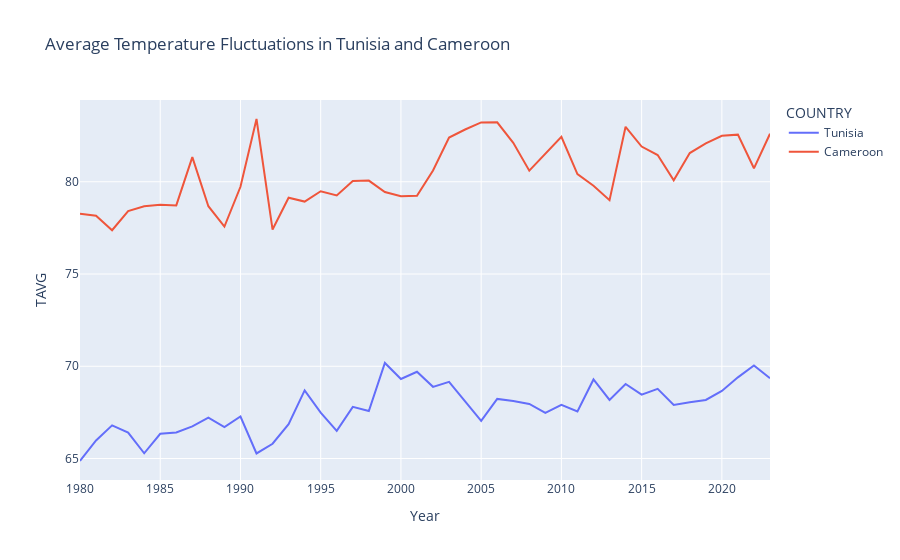

The code cell stored with this chart in its notebook:
### Code cell
#line chart to show the average temperature fluctuations in Tunisia and Cameroon. Interpret the results.

# Filter the data for Tunisia and Cameroon
tunisia_df = df[df['COUNTRY'] == 'Tunisia']
cameroon_df = df[df['COUNTRY'] == 'Cameroon']

# Calculate the mean TAVG for each date
tunisia_avg = tunisia_df.groupby('Year')['TAVG'].mean().reset_index()
cameroon_avg = cameroon_df.groupby('Year')['TAVG'].mean().reset_index()

# Add country information to the dataframes
tunisia_avg['COUNTRY'] = 'Tunisia'
cameroon_avg['COUNTRY'] = 'Cameroon'

# Combine the dataframes
combined_df = pd.concat([tunisia_avg, cameroon_avg])

# Plot the data using Plotly
fig = px.line(combined_df, x='Year', y='TAVG', color='COUNTRY', title='Average Temperature Fluctuations in Tunisia and Cameroon')

# Show the plot
fig.show()

### Figure 1 — Plotly figure (JSON) as saved in the notebook; plotly's stock layout.template omitted (floating-point values rounded to 4 significant figures)
{"data": [{"hovertemplate": "COUNTRY=Tunisia<br>Year=%{x}<br>TAVG=%{y}<extra></extra>", "legendgroup": "Tunisia", "line": {"color": "#636efa", "dash": "solid"}, "marker": {"symbol": "circle"}, "mode": "lines", "name": "Tunisia", "orientation": "v", "showlegend": true, "type": "scatter", "x": [1980, 1981, 1982, 1983, 1984, 1985, 1986, 1987, 1988, 1989, 1990, 1991, 1992, 1993, 1994, 1995, 1996, 1997, 1998, 1999, 2000, 2001, 2002, 2003, 2004, 2005, 2006, 2007, 2008, 2009, 2010, 2011, 2012, 2013, 2014, 2015, 2016, 2017, 2018, 2019, 2020, 2021, 2022, 2023], "xaxis": "x", "y": [64.87, 65.98, 66.8, 66.4, 65.28, 66.34, 66.41, 66.74, 67.21, 66.71, 67.28, 65.28, 65.8, 66.86, 68.69, 67.48, 66.5, 67.8, 67.58, 70.18, 69.31, 69.7, 68.88, 69.16, 68.1, 67.04, 68.23, 68.11, 67.96, 67.47, 67.91, 67.55, 69.29, 68.18, 69.04, 68.46, 68.78, 67.9, 68.05, 68.17, 68.66, 69.4, 70.04, 69.35], "yaxis": "y"}, {"hovertemplate": "COUNTRY=Cameroon<br>Year=%{x}<br>TAVG=%{y}<extra></extra>", "legendgroup": "Cameroon", "line": {"color": "#EF553B", "dash": "solid"}, "marker": {"symbol": "circle"}, "mode": "lines", "name": "Cameroon", "orientation": "v", "showlegend": true, "type": "scatter", "x": [1980, 1981, 1982, 1983, 1984, 1985, 1986, 1987, 1988, 1989, 1990, 1991, 1992, 1993, 1994, 1995, 1996, 1997, 1998, 1999, 2000, 2001, 2002, 2003, 2004, 2005, 2006, 2007, 2008, 2009, 2010, 2011, 2012, 2013, 2014, 2015, 2016, 2017, 2018, 2019, 2020, 2021, 2022, 2023], "xaxis": "x", "y": [78.26, 78.16, 77.38, 78.41, 78.67, 78.75, 78.72, 81.34, 78.68, 77.57, 79.73, 83.4, 77.41, 79.13, 78.93, 79.48, 79.26, 80.04, 80.06, 79.44, 79.21, 79.24, 80.61, 82.4, 82.83, 83.22, 83.22, 82.11, 80.6, 81.51, 82.43, 80.42, 79.78, 79.0, 82.98, 81.91, 81.45, 80.08, 81.56, 82.08, 82.49, 82.55, 80.73, 82.6], "yaxis": "y"}], "layout": {"legend": {"title": {"text": "COUNTRY"}, "tracegroupgap": 0}, "title": {"text": "Average Temperature Fluctuations in Tunisia and Cameroon"}, "xaxis": {"anchor": "y", "domain": [0, 1], "title": {"text": "Year"}}, "yaxis": {"anchor": "x", "domain": [0, 1], "title": {"text": "TAVG"}}}}
